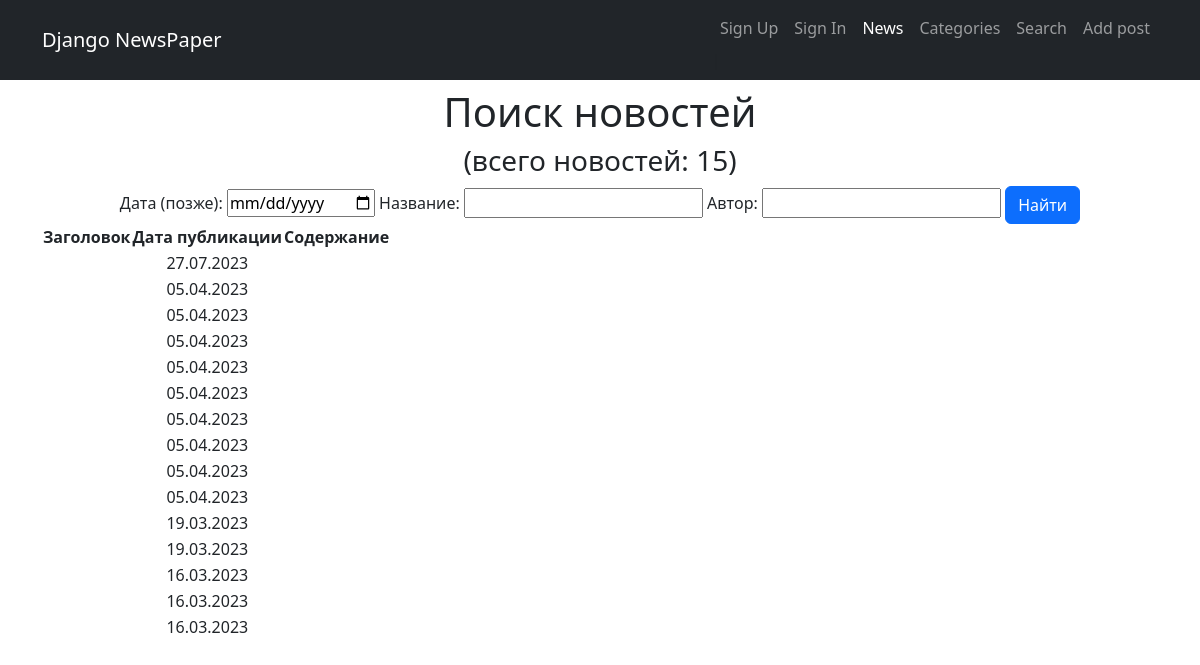
The page /news/search/ on the database as committed earlier.
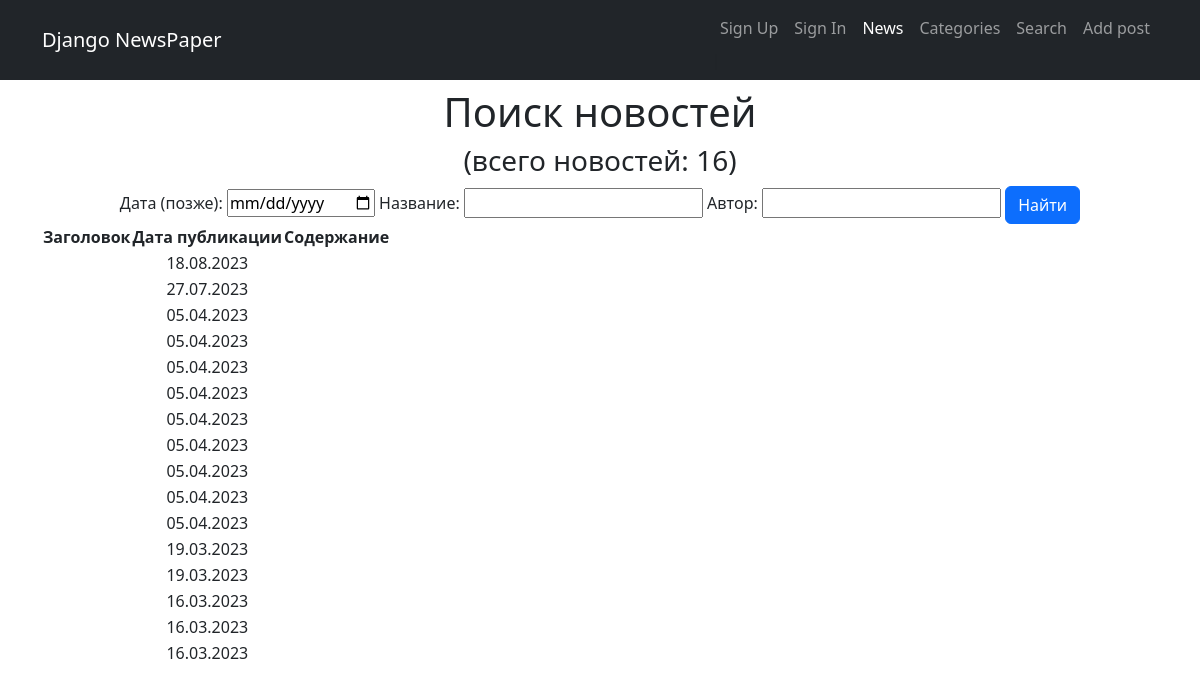
The same page on the database as committed later.
### news/models.py (models this page shows, shortened)
class Post(models.Model):
    ARTICLE = 'AR'
    NEWS = 'NW'
    POST_TYPE = [
        (ARTICLE, 'Статья'),
        (NEWS, 'Новость')
        ]
    author = models.ForeignKey(Author, on_delete=models.CASCADE, verbose_name='Автор')
    categoryType = models.CharField(max_length=2, choices=POST_TYPE, default=ARTICLE, verbose_name='Тип')
    dateCreation = models.DateTimeField(auto_now_add=True, verbose_name='Дата создания')
    postCategory = models.ManyToManyField(Category, through='PostCategory', verbose_name='Категория')
    title = models.CharField(max_length=128, verbose_name='Заголовок')
    text = models.TextField(verbose_name='Текст')
    rating = models.SmallIntegerField(default=0, verbose_name='Рейтинг')
    def get_absolute_url(self):
        return reverse('post_detail', kwargs={'pk' : self.pk})

### news/views.py (the view)
# urls.py: path('search/', PostSearch.as_view(), name='search'),
class PostSearch(ListView):
    model = Post
    template_name = 'post_search.html'
    context_object_name = 'posts'
    ordering = ['-dateCreation']
    def get_context_data(self, **kwargs):
        context = super().get_context_data(**kwargs)
        context['filter'] = PostFilter(self.request.GET, queryset=self.get_queryset())
        return context

### news/templatetags/custom_filters.py (called while the page is built)
@register.filter(name='censor')
def censor(value):
    censored = profanity.censor(value, '$')
    return censored

### templates/post_search.html (shortened to what this page needs)
{% extends 'default.html' %}
{% load custom_filters %}
{% block content %}
<h1>Поиск новостей</h1>
<h3>(всего новостей: {{ posts|length }})</h3>
<form method='GET'>
    {{ filter.form }}
    <input class="btn btn-primary" type='submit' value='Найти'>
</form>
<table>
    <thead>
        <th>
            Заголовок
        </th>
        <th>
            Дата публикации
        </th>
        <th>
            Содержание
        </th>
    </thead>
    {% for post in filter.qs %}
        <tr>
            <td>
            </td>
            <td>
                {{ post.dateCreation|date:'d.m.Y' }}
            </td>
            <td>
            </td>
        </tr>
    {% endfor %}
{% endblock content %}

Rows that differ between the two databases and show on the page:
added Post: dateCreation "18.08.2023"
Other text that changed with them:
{{ posts|length }}: "15" → "16"
